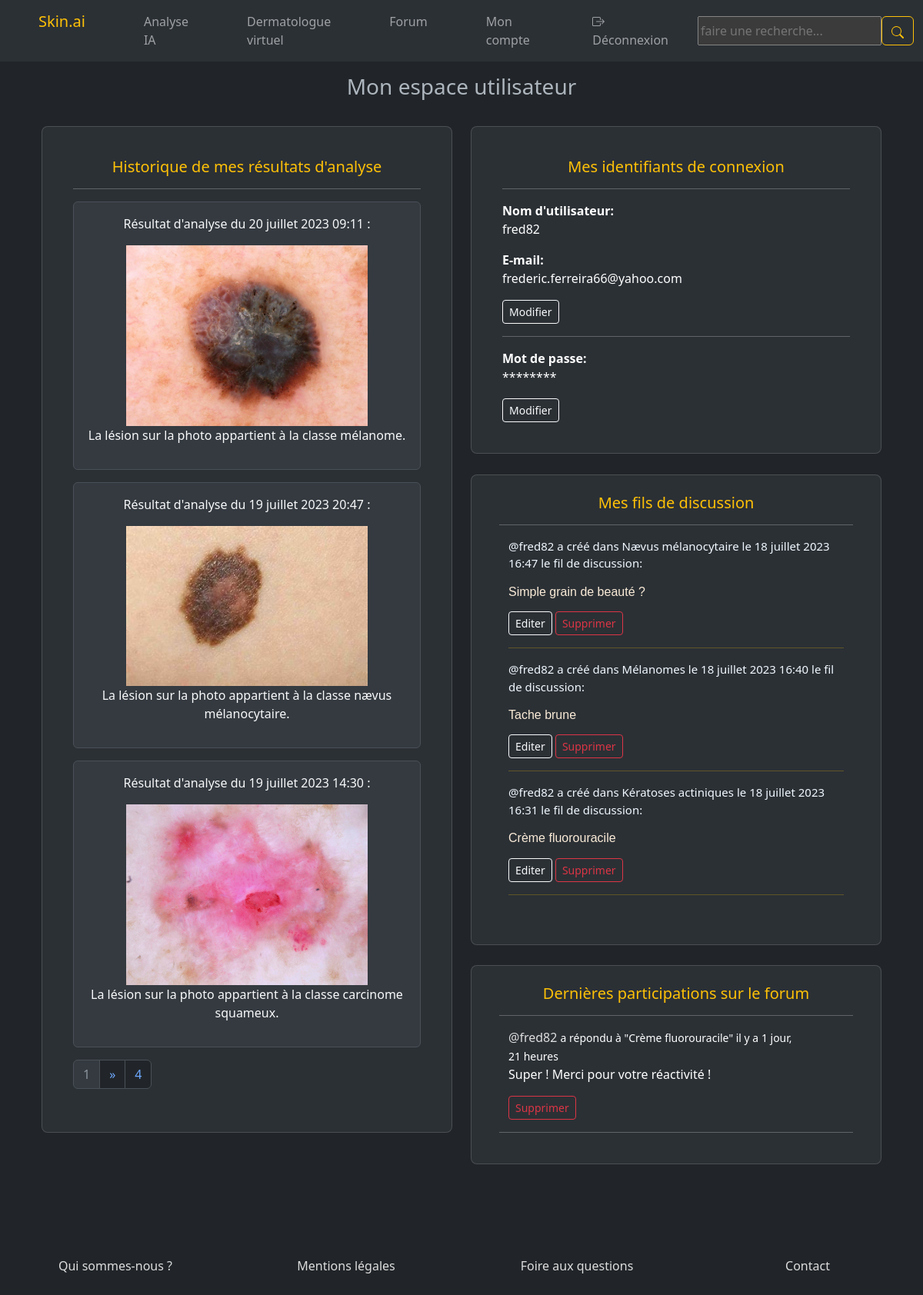
/profile/40/ (signed in), run on the app's committed database.
### skin/models.py (models this page shows, shortened)
class Skin_lesion_analysis(models.Model):
    user = models.ForeignKey(User, on_delete=models.SET_NULL, null=True)
    image = models.ImageField(upload_to='images/')
    body = models.TextField(null=True, blank=True)
    updated = models.DateTimeField(auto_now=True)
    created = models.DateTimeField(auto_now_add=True)
    class Meta:
        ordering = ['-updated', '-created']

class Room(models.Model):
    host = models.ForeignKey(User, on_delete=models.SET_NULL, null=True)
    topic = models.ForeignKey(Topic, on_delete=models.SET_NULL, null=True)
    name = models.CharField(max_length=200)
    description = models.TextField(null=True, blank=True)
    participants = models.ManyToManyField(User, related_name='participants', blank=True)
    updated = models.DateTimeField(auto_now=True)
    created = models.DateTimeField(auto_now_add=True)
    class Meta:
        ordering = ['-updated','-created'] # le tiret du 6 permet de classer les messages du plus récent au plus ancien,
    def __str__(self):
        return self.name

class Topic(models.Model):
    name = models.CharField(max_length=200)

class Message(models.Model):
    user = models.ForeignKey(User, on_delete=models.CASCADE)
    room = models.ForeignKey(Room, on_delete=models.CASCADE)
    body = models.TextField()
    updated = models.DateTimeField(auto_now=True)
    created = models.DateTimeField(auto_now_add=True)
    class Meta:
        ordering = ['-updated','-created'] # le tiret du 6 permet de classer les messages du plus récent au plus ancien,
    def __str__(self):
        return self.body[0:250] # on ne récupère que les 250 premiers caractères du message

### skin/views.py (the view)
# urls.py: path('profile/<str:pk>/', views.userProfile, name='user-profile'),
def userProfile(request, pk):
    user = User.objects.get(id=pk)
    email = user.email
    password = user.password
    rooms = user.room_set.all()
    room_messages = user.message_set.all()
    topics = Topic.objects.all()
    result_history = Skin_lesion_analysis.objects.filter(user=request.user)
    paginator = Paginator(result_history, 3)  # on affiche 3 résultats par page
    page_number = request.GET.get('page')
    result_page = paginator.get_page(page_number)
    context = {'user': user, 'email': email, 'password' : password, 'rooms': rooms, 'room_messages': room_messages, 'topics': topics, 'result_page': result_page,}
    return render(request, 'skin/profile.html', context)

### skin/templates/skin/profile.html (shortened to what this page needs)
{% extends 'main.html' %}
{% block content %}
<br></br>
{% if request.user.id == user.id %}
    <div class="text-center">
        <h3>Mon espace utilisateur</h3>
    </div>
    <div class="container row" id="user_profile_main_div">
        <div class="col-md-6">
            <div class="card w-100 rounded-3 p-4" id="result_profile_page">
                <div class="card-body">
                    <center><h5 style="color: #ffc107;">Historique de mes résultats d'analyse</h5></center>
                    <hr>
                    {% for result in result_page %}
                        <div class="container alert alert-light text-center">
                            <p>Résultat d'analyse du {{ result.created }} :</p>
                            <img src="{{ result.image.url }}" alt="Image de résultat d'analyse" class="img-fluid" id="result-image">
                            <p>{{ result.body }}</p>
                        </div>
                    {% empty %}
                        <div class="container alert alert-light">
                            <p>Aucun résultat trouvé.</p>
                        </div>
                    {% endfor %}
                        <nav aria-label="Page navigation example">
                            <ul class="pagination">
                                <li class="page-item disabled"><a class="page-link" href="?page={{ result_page.number }}">{{ result_page.number }}</a></li>
                                {% if result_page.has_next %}
                                    <li class="page-item"><a class="page-link" href="?page={{ result_page.next_page_number }}">&raquo</a></li>
                                    <li class="page-item"><a class="page-link" href="?page={{ result_page.paginator.num_pages }}">{{ result_page.paginator.num_pages }}</a></li>
                                {% endif %}
                            </ul>
                        </nav>
                </div>
            </div>
        </div>
        <div class="col-md-6">
            <div class="card w-100 rounded-3 p-4" id="profile-container_1">
                <div class="card-body">
                    <center><h5 style="color: #ffc107;">Mes identifiants de connexion</h5></center>
                    <hr>
                    <div>
                        <label><b>Nom d'utilisateur:</b></label>
                        <p>{{user.username}}</p>
                        <label><b>E-mail:</b></label>
                        <p>{{user.email}}</p>
                        <a class="btn btn-outline-light btn-sm" href="{% url 'update-profile' %}">Modifier</a>
                    </div>
                    <hr>
                    <div>
                        <label><b>Mot de passe:</b></label>
                        <p>********</p>
                        <a class="btn btn-outline-light btn-sm" href="{% url 'reset_password' %}">Modifier</a>
                    </div>
                </div>
            </div>
            <div class="card w-100 rounded-3 p-4" id="profile-container_2">
                <div class="container">
                    <center><h5 style="color: #ffc107;">Mes fils de discussion</h5></center>
                    <hr>
                    {% include 'skin/feed_component.html' %}
                </div>
            </div>
            <div class="card w-100 rounded-3 p-4" id="profile-container_3">
                    {% include 'skin/activity_component.html' %}
            </div>
        </div>
    </div>
{% endif %}
{% endblock content %}

### skin/templates/skin/feed_component.html
<div class="container">
    {% for room in rooms %}
        <div>
            <a class="a" href="{% url 'user-profile' room.host.id %}"><p class="user_name">@{{room.host.username}} a créé dans {{room.topic.name}} le {{room.created}} le fil de discussion:</p></a>
            <h6><a class="a" href="{% url 'room' room.id %}"><p class="room_title">{{room.name}}</p></h6>
            {%if request.user == room.host %}
                <a class="btn btn-outline-light btn-sm a link_style" href="{% url 'update-room' room.id %}">Editer</a>
                <a class="btn btn-outline-danger btn-sm a link_style" href="{% url 'delete-room' room.id %}">Supprimer</a>
            {% endif %}
            <hr class="hr_style">
        </div>
    {% empty %}
        <div class="container alert alert-light text-center">
            <p>Aucun résultat trouvé.</p>
        </div>
    {%endfor%}
    <br>
</div>

### skin/templates/skin/activity_component.html
<div class="container shadow-2-strong">
    <h5 class="text-center" style="color: #ffc107;">Dernières participations sur le forum</h5>
    <hr>
    {% for message in room_messages %}
        <div class="container">
            <small><a class="a" href="{% url 'user-profile' message.user.id %}">@{{message.user}}</a></small>
            <small>a répondu à "{{message.room}}" il y a {{message.created|timesince}}</small>
            <p>{{message}}</p>
            {% if request.user == message.user %}
                <a class="btn btn-outline-danger btn-sm a link_style" href="{% url 'delete-message' message.id %}">Supprimer</a>
            {% endif %}
        </div>
        <hr>
    {% empty %}
        <div class="container alert alert-light">
            <p class="text-center">Aucun résultat trouvé.</p>
        </div>
    {% endfor %}
</div>

### static/styles/style.css (style rules this page uses)
.flex-wrapper { display: flex; min-height: 100vh; flex-direction: column; justify-content: flex-start; }
.a { text-decoration: none; font-size: 16px; color:#dddddd; }
.user_name { font-size: 15px; color: aliceblue; }
.room_title { font-family: Verdana, Geneva, Tahoma, sans-serif; color: antiquewhite; }
.hr_style { color: #ffc107; }
.link_style { color: white; text-decoration: none; }
#user_profile_main_div { justify-content: center; margin-left: auto !important; margin-right: auto !important; }
#profile-container_1 { margin-top: 5%; margin-bottom: 5%; margin-left: auto !important; margin-right: auto !important; background-color: #2b3035 !important; color: white; max-width: 50rem; }
#profile-container_2 { margin-bottom: 5%; margin-left: auto !important; margin-right: auto !important; background-color: #2b3035 !important; color: white; max-width: 50rem !important; }
#profile-container_3 { margin-bottom: 5%; margin-left: auto !important; margin-right: auto !important; background-color: #2b3035 !important; color: white; max-width: 50rem !important; }
#result_profile_page { margin-top: 5%; margin-bottom: 3%; margin-left: auto !important; margin-right: auto !important; padding: 2%; background-color: #2b3035 !important; color: white; max-width: 50rem !important; }
#result-image { max-width: 75%; height: auto; }

### data on the page
Skin_lesion_analysis: created "20 juillet 2023 09:11", image (picture), body "La lésion sur la photo appartient à la classe mélanome."
Skin_lesion_analysis: created "19 juillet 2023 20:47", image (picture), body "La lésion sur la photo appartient à la classe nævus mélanocytaire."
Skin_lesion_analysis: created "19 juillet 2023 14:30", image (picture), body "La lésion sur la photo appartient à la classe carcinome squameux."
Room: host.username "fred82", topic.name "Nævus mélanocytaire", created "18 juillet 2023 16:47", name "Simple grain de beauté ?", shows "Editer"
Room: host.username "fred82", topic.name "Mélanomes", created "18 juillet 2023 16:40", name "Tache brune", shows "Editer"
Room: host.username "fred82", topic.name "Kératoses actiniques", created "18 juillet 2023 16:31", name "Crème fluorouracile", shows "Editer"
Message: user "fred82", room "Crème fluorouracile", created "1 jour, 21 heures", body "Super ! Merci pour votre réactivité !", shows "Supprimer"

### other printed values
{{ result_page.number }} "1"
{{ result_page.paginator.num_pages }} "4"
{{ user.username }} "fred82"
{{ user.email }} "frederic.ferreira66@yahoo.com"
